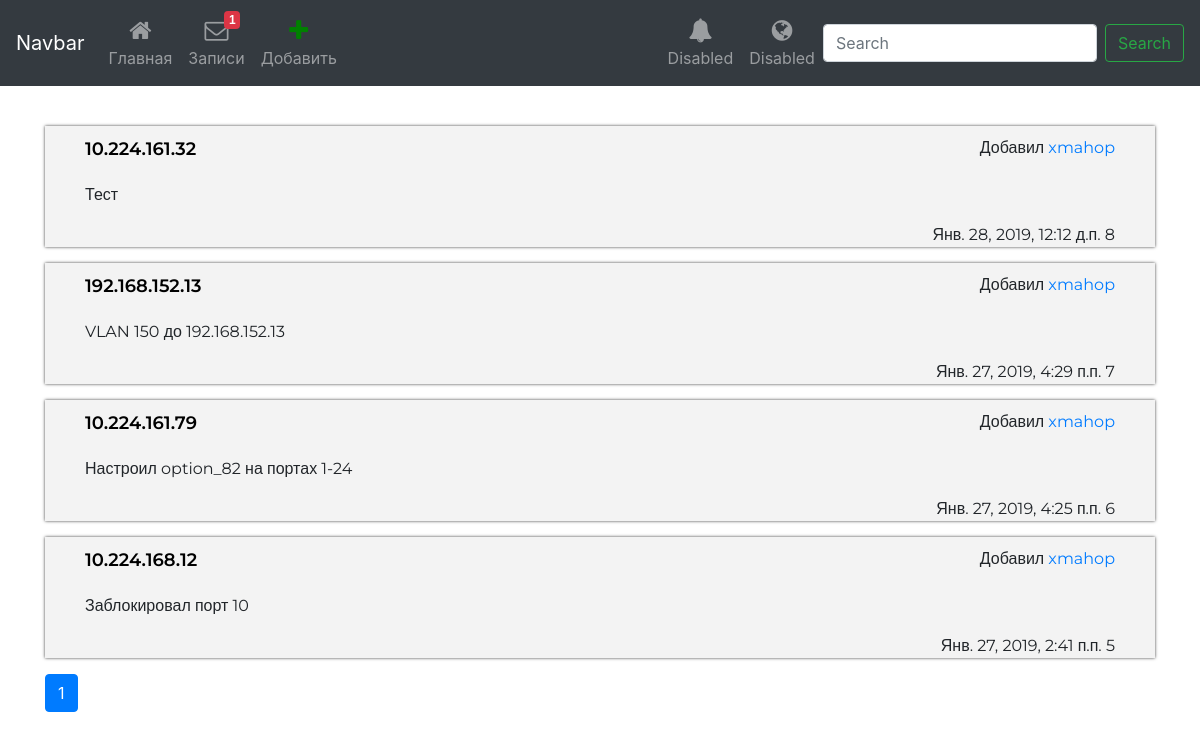
/posts/, run on an earlier commit of the app's database.
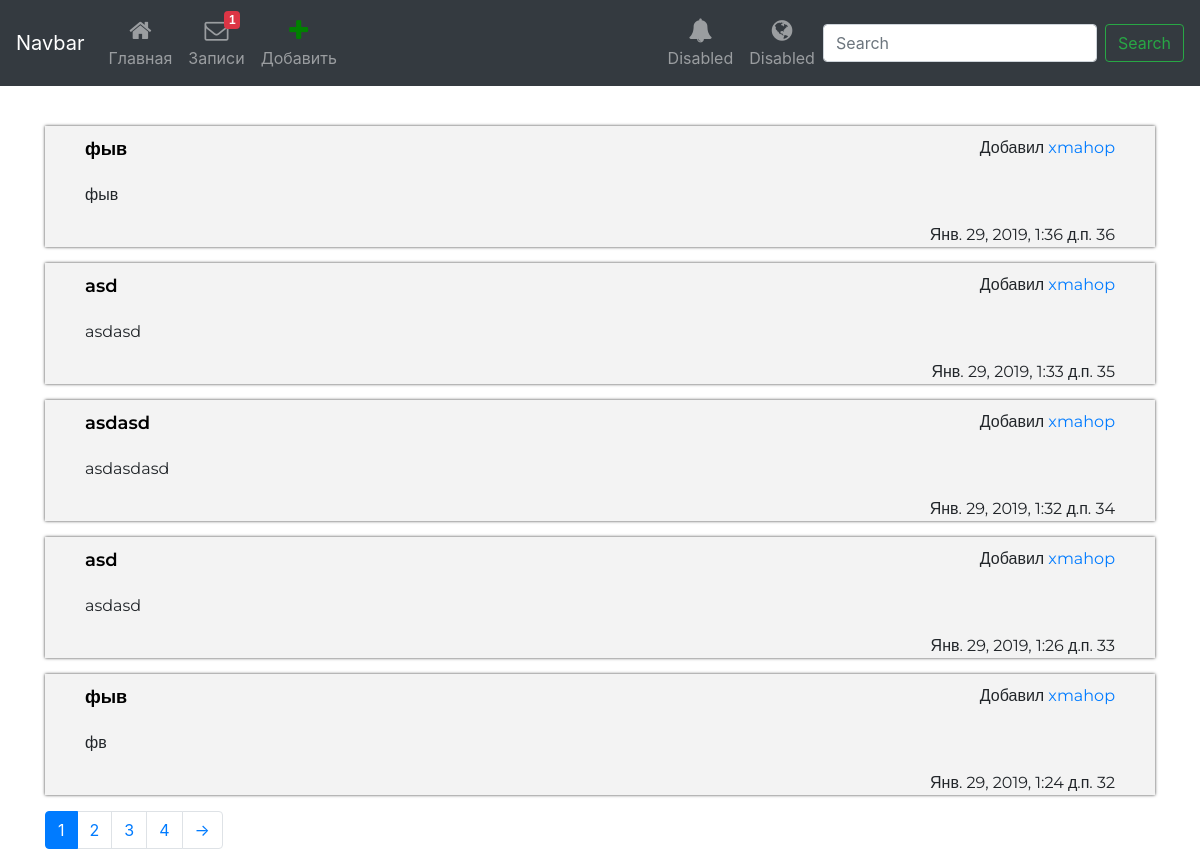
And on a later commit of the database.
### loglists/models.py (models this page shows, shortened)
class Post(models.Model):
    switch_ip = models.CharField("IP адресс оборудования", max_length=250)
    text = models.TextField("Список изменений")
    date_now = models.DateTimeField("Дата изменения", auto_now=True)

### loglists/views.py (the view)
# urls.py: path(r'posts/', views.posts, name='posts'),
def posts(request, page_number=1):
    posts = Post.objects.order_by('-date_now') #получаем все объекты модели Post с сортировкой по времени
    paginator = Paginator(posts, 5) # создаем переменную типа Paginator и указываем что post должны отображаться по 15 на странице
    page = request.GET.get('page')
    all_post = paginator.get_page(page)
    context = {'all_post': all_post} #отгружаем словарь
    return render(request, 'loglists/topics.html', context) #возвращаем шаблон и словарь

### loglists/templates/loglists/topics.html (shortened to what this page needs)
{% extends "loglists/base.html" %}
{% block content %}
<div class="container">
{%for post in all_post %}
  <div class="well">
    <div class="user">
        Добавил <a href="#">xmahop</a>
    </div>
  <a class="switch_ip"href="{% url 'loglists:edit_post' post.id %}">{{post.switch_ip}}</a>
  <p class="text"> {{post.text}}</p>
  <p class="time"> {{post.date_now}} {{post.id}}</p>
  </div>
{% empty %}
  <li>No topics have been added yet.</li>
{% endfor %}
<nav aria-label="...">
  <ul class="pagination">
    {% for num in all_post.paginator.page_range %}
        {% if num == all_post.number %}
        <li class="page-item active">
          <a class="page-link" href="?page={{num}}">{{num}} </a>
        </li>
        {% else %}
            <li class="page-item">
              <a class="page-link" href="?page={{num}}">{{num}} </a>
            </li>
        {% endif %}
    {% endfor %}
    {% if all_post.has_next %}
        <li class="page-item">
          <a class="page-link" href="?page={{ all_post.next_page_number }}" tabindex="">→</a>
        </li>
    {% endif %}
</div>
{%endblock content%}

What changed in the data, as far as the page shows it:
removed Post: switch_ip "10.224.161.32", text "Тест", date_now "Янв. 28, 2019, 12:12 д.п.", id "8"
removed Post: switch_ip "192.168.152.13", text "VLAN 150 до 192.168.152.13", date_now "Янв. 27, 2019, 4:29 п.п.", id "7"
removed Post: switch_ip "10.224.161.79", text "Настроил option_82 на портах 1-24", date_now "Янв. 27, 2019, 4:25 п.п.", id "6"
removed Post: switch_ip "10.224.168.12", text "Заблокировал порт 10", date_now "Янв. 27, 2019, 2:41 п.п.", id "5"
added Post: switch_ip "фыв", text "фыв", date_now "Янв. 29, 2019, 1:36 д.п.", id "36"
added Post: switch_ip "asd", text "asdasd", date_now "Янв. 29, 2019, 1:33 д.п.", id "35"
added Post: switch_ip "asdasd", text "asdasdasd", date_now "Янв. 29, 2019, 1:32 д.п.", id "34"
added Post: switch_ip "asd", text "asdasd", date_now "Янв. 29, 2019, 1:26 д.п.", id "33"
added Post: switch_ip "фыв", text "фв", date_now "Янв. 29, 2019, 1:24 д.п.", id "32"
Also different on the page:
new list line: "2"
new list line: "3"
new list line: "4"
